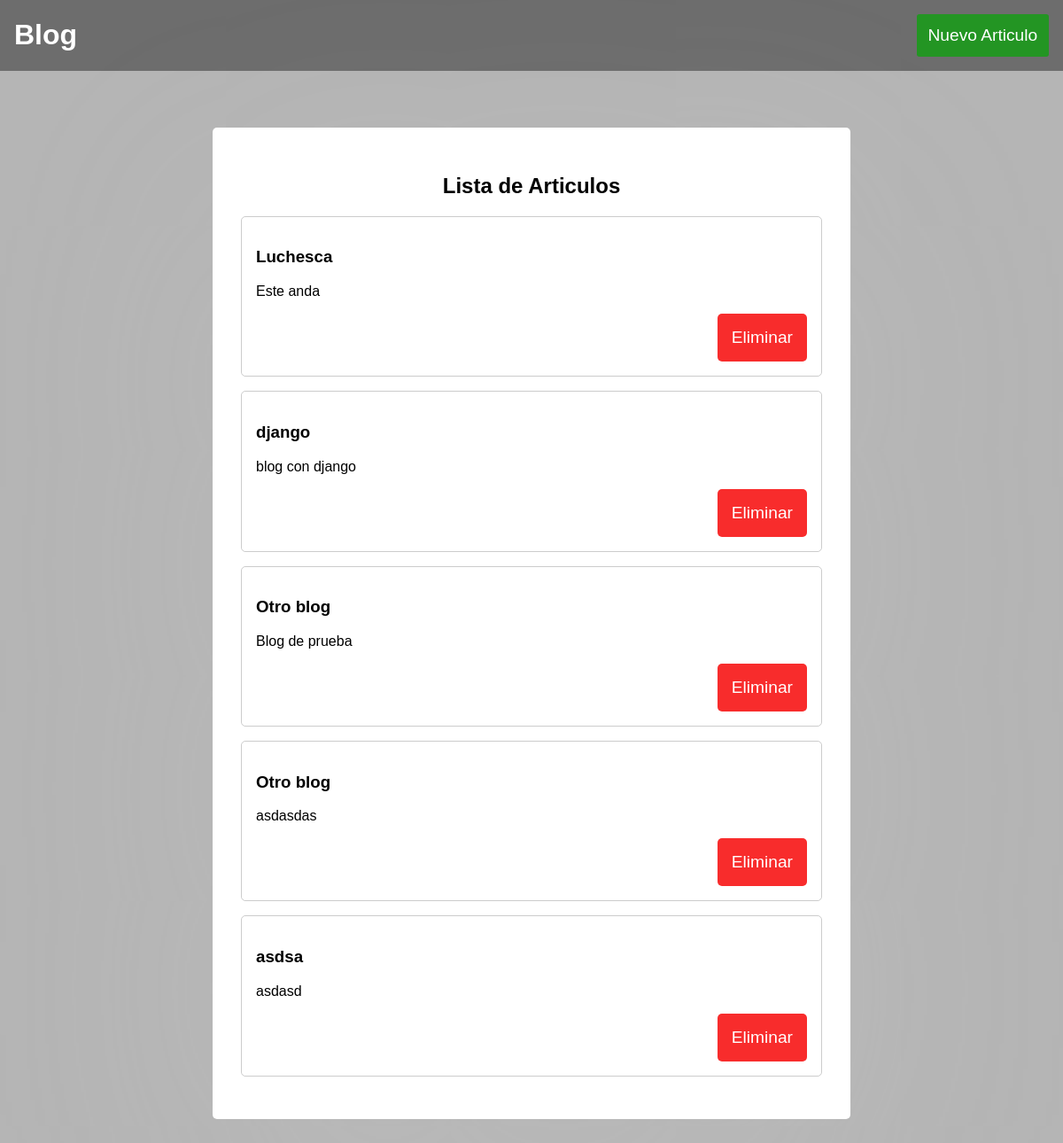
The page /blog/ on the database as committed earlier.
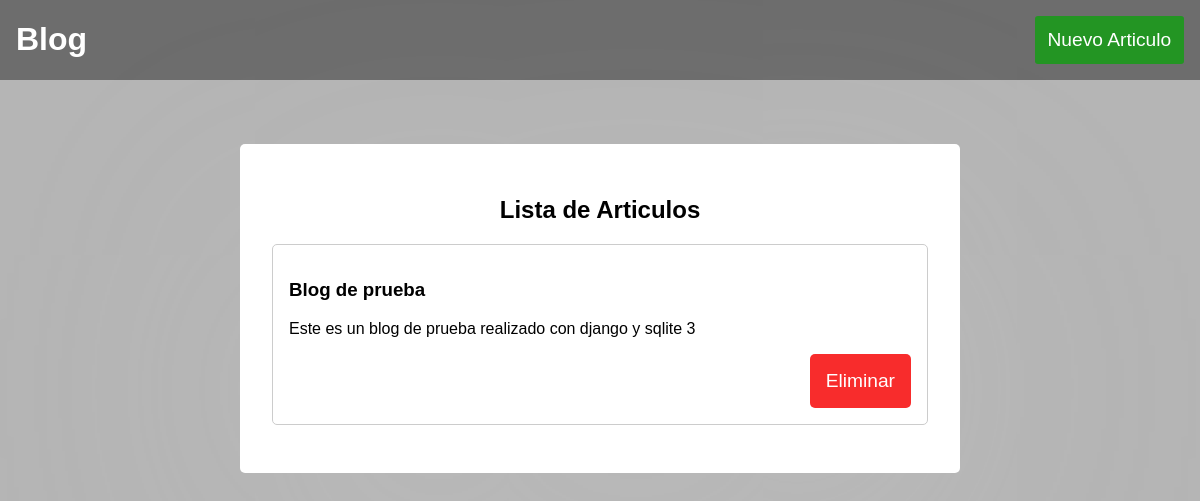
The same page on the database as committed later.
### app/models.py (models this page shows, shortened)
class Articulo(models.Model):
  titulo = models.CharField(max_length=100, blank=False, null=False)
  descripcion = models.CharField(max_length=250, blank=False, null=False)
  fecha_creacion = models.DateTimeField(auto_now=True)
  class Meta:
    db_table = 'articulos' #nombre de la tabla
    verbose_name = 'articulos' #nombre en el sitio administrativo
    ordering = ['id']

### app/views.py (the view)
# urls.py: path('', views.index, name='home'),
def index(request):
    context = {
      'articulos' : Articulo.objects.all()
    }
    return render(request, 'app/list.html', context)

### app/templates/app/list.html
{% extends 'index.html' %}
{% load static %}
{% block head %}
<link rel="stylesheet" href="{% static 'app/css/app-styles.css' %}">
{% endblock %}
{% block content %}
<h2 class="titulo-secundario">Lista de Articulos</h2>
{% for articulo in articulos %}
<div class="articulo__container">
  <h3 class="articulo__title">{{ articulo.titulo }}</h3>
  <p class="articulo__description">{{ articulo.descripcion }}</p>
  <div class="articulo__buttons__container">
    <a class="articulo__button--delete" href="/blog/eliminarArticulo/{{articulo.id}}">Eliminar</a href="">
  </div>
</div>
{% endfor %}
{% endblock %}

### templates/index.html (shortened to what this page needs)
{% load static %}
<!DOCTYPE html>
<html lang="en">
  <head>
    <link rel="stylesheet" href="{% static 'main/css/styles.css' %}" />
    {% block head %} {% endblock %}
  </head>
  <body>
    <header class="header">
      <h1><a href="/blog" class="header__logo">Blog</a></h1>
      <a href="nuevo/" class="btn btn-crear">Nuevo Articulo</a>
    </header>
    <div class="blog__contenedor">{% block content %} {% endblock %}</div>
  </body>
</html>

### static/main/css/styles.css (style rules this page uses)
* { box-sizing: border-box; }
body { margin: 0; padding: 0; font-family: Verdana, Geneva, Tahoma, sans-serif; background-color: #b5b5b5; }
.header { background-color: rgb(109, 109, 109); display: flex; justify-content: space-between; align-items: center; }
.header h1 { color: white; margin-left: 1rem; }
.header__logo { color: white; text-decoration: none; }
.btn { padding: 0.8rem; border-radius: 3px; font-size: 1.2rem; margin-right: 1rem; text-decoration: none; }

### app/static/app/css/app-styles.css (style rules this page uses)
.btn-crear { background-color: rgb(35, 149, 35); color: white; font-family: Verdana, Geneva, Tahoma, sans-serif; }
.blog__contenedor { width: 60%; margin: 4rem auto; background-color: white; padding: 2rem; border-radius: 5px; box-shadow: 0 5rem 20rem rgba(211, 211, 211, 0.2); }
.titulo-secundario { text-align: center; }
.articulo__container { padding: 1rem; margin-bottom: 1rem; border: 1px solid #ccc; border-radius: 5px; }
.articulo__buttons__container { display: flex; justify-content: flex-end; }
.articulo__button--delete { text-decoration: none; padding: 1rem; background-color: rgb(248, 44, 44); color: white; font-size: 1.2rem; border-radius: 5px; }

Rows that differ between the two databases and show on the page:
removed Articulo: titulo "Luchesca", descripcion "Este anda"
removed Articulo: titulo "django", descripcion "blog con django"
removed Articulo: titulo "Otro blog", descripcion "Blog de prueba"
removed Articulo: titulo "Otro blog", descripcion "asdasdas"
removed Articulo: titulo "asdsa", descripcion "asdasd"
added Articulo: titulo "Blog de prueba", descripcion "Este es un blog de prueba realizado con django y sqlite 3"
